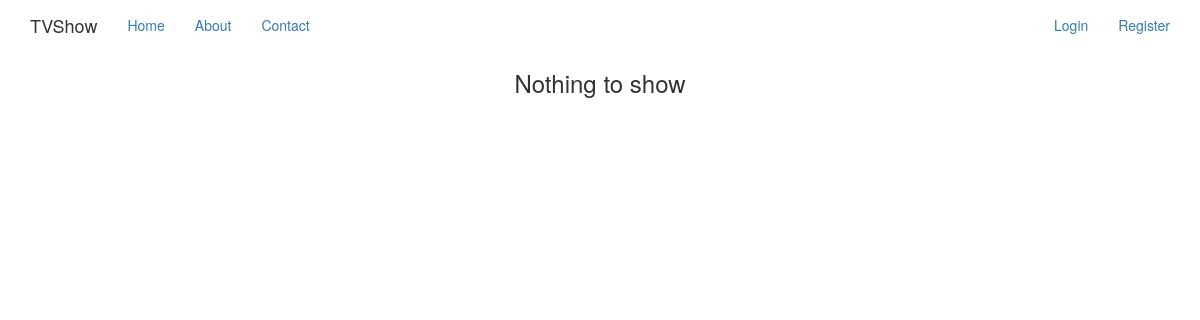
The app's page /shows/, older data.
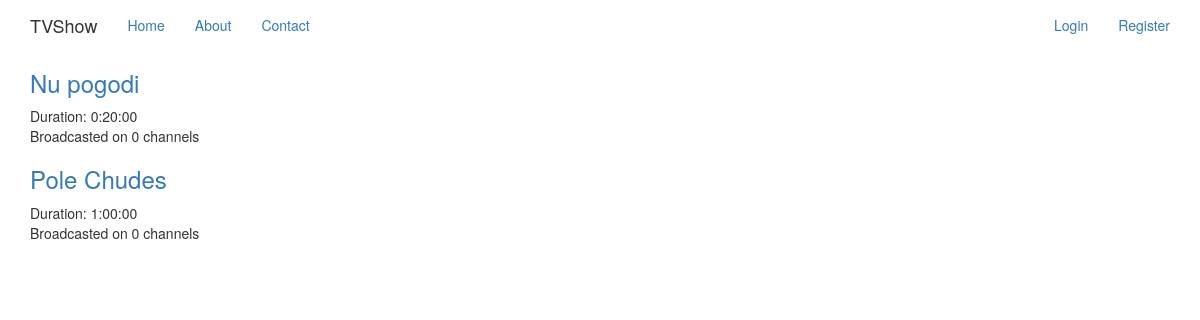
The same page, newer data.
### app/models.py (models this page shows, shortened)
class TVShow(db.Model):
    __tablename__ = 'tvshow'
    id = db.Column(Integer, primary_key=True)
    name = db.Column(String(250), unique=True, nullable=False)
    duration = db.Column(Interval, nullable=False)
    timetable = db.relationship('TVChannelItem', backref='show')

### app/views.py (the view)
def show_index():
    shows = TVShow.query.all()
    return render_template('show_index.html', shows=shows)

### app/__init__.py (called while the page is built)
    def is_admin(self):
        return False

### app/templates/show_index.html (shortened to what this page needs)
{% extends "base.html" %}
{% block content %}
  {% if shows and shows | length > 0 %}
    {% for show in shows %}
      <div>
        <h3>
          <a href="{{ url_for('show_show', show_id=show.id) }}">{{ show.name }}</a>
        </h3>
        <p>Duration: {{ show.duration }}<br/>
        Broadcasted on {{ show.timetable | length }} channels</p>
      </div>
    {% endfor %}
  {% else %}
    <h3 class="text-center">Nothing to show</h3>
  {% endif %}
{% endblock %}

### app/templates/base.html (shortened to what this page needs)
<html>
  <head>
    <link type="text/css" rel="stylesheet" href="{{ url_for('static', filename='bootstrap/css/bootstrap.min.css') }}">
    <link type="text/css" rel="stylesheet" href="{{ url_for('static', filename='style.css') }}">
  </head>
  <body>
    <nav class="navbar navbar-fixed-top">
      <div class="container">
        <div class="navbar-header">
          <p class="navbar-brand">TVShow</p>
        </div>
        <div id="navbar" class="collapse navbar-collapse">
          <ul class="nav navbar-nav">
            <li><a href="#">Home</a></li>
            <li><a href="#about">About</a></li>
            <li><a href="#contact">Contact</a></li>
          </ul>
          <ul class="nav navbar-nav navbar-right">
            <li>
              {% if not current_user.is_authenticated() %}
                <li><a href="{{ url_for('user_login') }}">Login</a></li>
                <li><a href="{{ url_for('user_register') }}">Register</a></li>
              {% else %}
                <li><a href="{{ url_for('user_show', user_id=current_user.id) }}">Profile</a></li>
                <li><a href="{{ url_for('user_logout') }}">Logout</a></li>
              {% endif %}
            </li>
          </ul>
        </div>
      </div>
    </nav>
    <div class="container">
        {% block content %}{% endblock %}
    </div>
  </body>
</html>

Row changes from the older to the newer data that the page shows:
added TVShow: name "Nu pogodi", duration "0:20:00", timetable|length "0"
added TVShow: name "Pole Chudes", duration "1:00:00", timetable|length "0"
Text that changed along with them:
text no longer shown: "Nothing to show"
